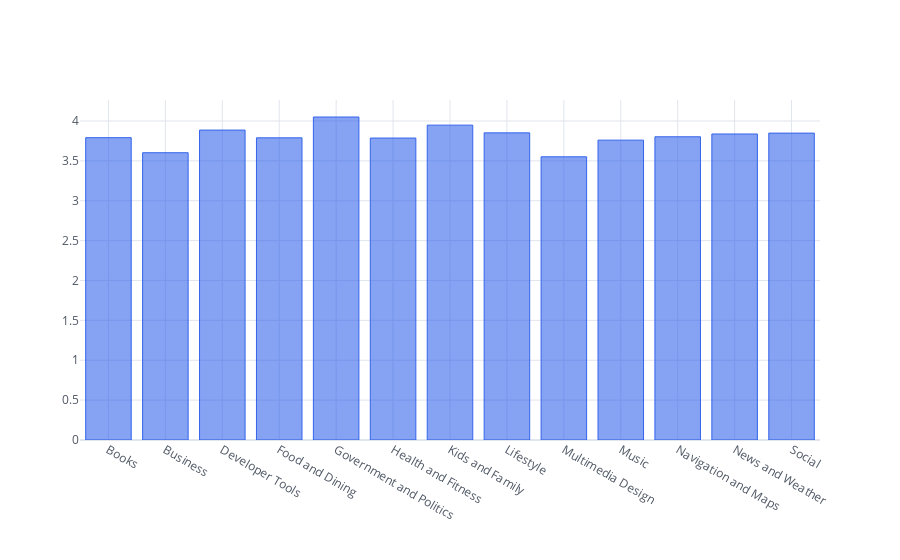

This figure's notebook cell:
### Markdown cell above
From this plot, we can see that the Category `Goverment and Politics` has the highest Rating but it has the least people rated. The category `Multimedia Design` has the most number of people rated even thoufgh its rating is the lowest.

### Code cell
df_cate.iplot(kind = 'bar',x = 'Category',y = 'Rating',theme='white',color = '#3464eb')

### Figure 1 — Plotly figure (JSON) as saved in the notebook; plotly's stock layout.template omitted (floating-point values rounded to 4 significant figures)
{"data": [{"marker": {"color": "rgba(52, 100, 235, 0.6)", "line": {"color": "rgba(52, 100, 235, 1.0)", "width": 1}}, "name": "Rating", "orientation": "v", "text": "", "type": "bar", "x": ["Books", "Business", "Developer Tools", "Food and Dining", "Government and Politics", "Health and Fitness", "Kids and Family", "Lifestyle", "Multimedia Design", "Music", "Navigation and Maps", "News and Weather", "Social"], "y": [3.791, 3.602, 3.886, 3.789, 4.05, 3.786, 3.948, 3.851, 3.551, 3.76, 3.802, 3.837, 3.848]}], "layout": {"legend": {"bgcolor": "#FFFFFF", "font": {"color": "#4D5663"}}, "paper_bgcolor": "#FFFFFF", "plot_bgcolor": "#FFFFFF", "title": {"font": {"color": "#4D5663"}}, "xaxis": {"gridcolor": "#E1E5ED", "showgrid": true, "tickfont": {"color": "#4D5663"}, "title": {"font": {"color": "#4D5663"}, "text": ""}, "zerolinecolor": "#E1E5ED"}, "yaxis": {"gridcolor": "#E1E5ED", "showgrid": true, "tickfont": {"color": "#4D5663"}, "title": {"font": {"color": "#4D5663"}, "text": ""}, "zerolinecolor": "#E1E5ED"}}}
